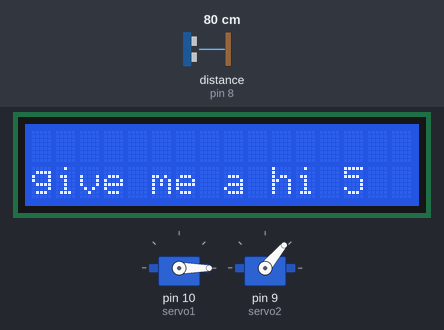
A sketch run on a simulated Arduino Uno, built with avr-gcc and run on an emulated ATmega328P. Parts: 16×2 character LCD, 2 × servo. Wiring (inferred from the names in the program): ultrasonic range finder: trigger pin 7; echo pin 8. The test bench sets the inputs (shaded band); at power-on: distance to the obstacle (sensor on pin 8) 80 cm. The echo pulse lasts 58.3 µs per cm; what the sketch prints to the serial monitor is not drawn.

Above: at 1.2 s.
1.3 s: distance to the obstacle (sensor on pin 8) set to 2 cm
At 1.9 s:
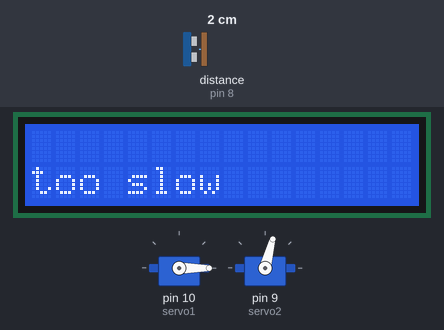
2.8 s: distance to the obstacle (sensor on pin 8) set to 35 cm
At 3.3 s:
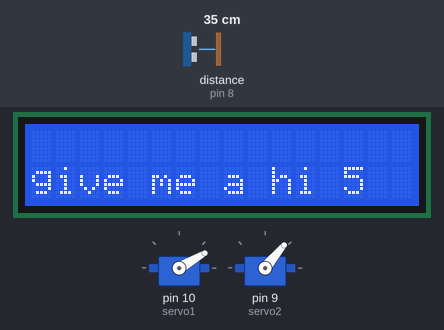
5.8 s: distance to the obstacle (sensor on pin 8) set to 4 cm
At 6.4 s:
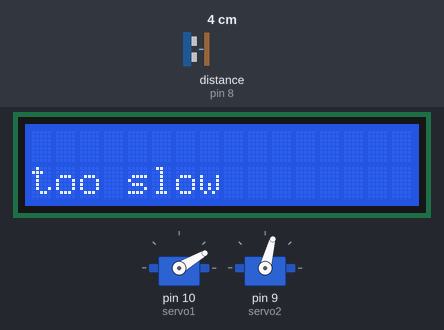
7.3 s: distance to the obstacle (sensor on pin 8) set to 60 cm
At 7.7 s:
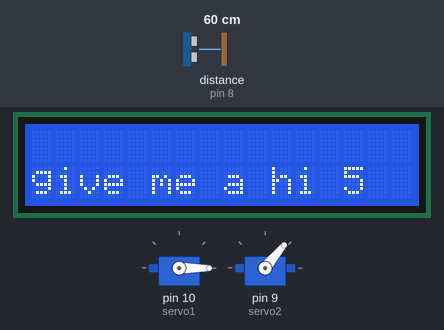
10.3 s: distance to the obstacle (sensor on pin 8) set to 9 cm
At 11.1 s:
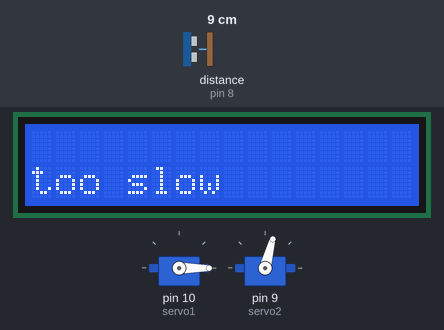
Timing chart, 0 to 12.8 s (numbered marks = the images above; inputs shaded):
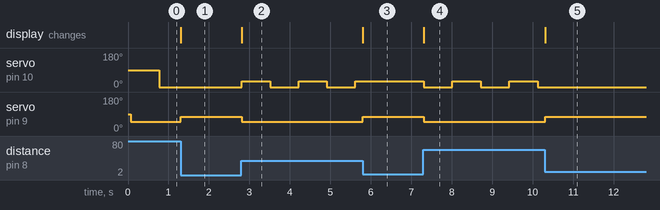

The sketch:

ServosLCD.ino
```cpp
#include <Servo.h>
#include <LiquidCrystal.h>

const int rs = 12, en = 11, d4 = 5, d5 = 4, d6 = 3, d7 = 2;
LiquidCrystal lcd(rs, en, d4, d5, d6, d7);

Servo servo1;
Servo servo2;

#define trigPin 7
#define echoPin 8

int angle = 0;
boolean isPresenceDetected = false;

long int t;

void setup() {
  lcd.begin(16, 2);
  Serial.begin(9600);
  servo1.attach(10);
  servo2.attach(9);
  pinMode(trigPin, OUTPUT);
  pinMode(echoPin, INPUT);

  t = millis();
}

void loop() {
   lcd.setCursor(0, 1);
  //put your main code here, to run repeatedly:

  if (isPresenceDetected == false) {
    lcd.print("give me a hi 5");
    if( millis() - t > 700){
      servo1.write(angle);
      t = millis();
      if (angle == 0) {
        angle = 30;
      } else {
        angle = 0;
      }
    }

    //Serial.println(angle);
//    delay(700);

    servo2.write(50);
  } else {
    servo2.write(75);
    Serial.println("yo");
    lcd.print("too slow      ");
  }


  long duration, distance;
  digitalWrite(trigPin, LOW);  // Added this line
  delayMicroseconds(2); // Added this line
  digitalWrite(trigPin, HIGH);
  delayMicroseconds(10); // Added this line
  digitalWrite(trigPin, LOW);
  duration = pulseIn(echoPin, HIGH);
  distance = (duration / 2) / 29.1;
  Serial.println(distance);

  if (distance < 20 && distance >= 0) {
    isPresenceDetected = true;

  }
  else {
    isPresenceDetected = false;
  }


}
```

Measured:
- after the input at 1.3 s, servo on pin 10 (servo1): stays 0° (without the input it goes to 30° after 0.17 s); servo on pin 9 (servo2): 50° → 75° at once; the display: changes at once (image 1)
- after the input at 2.8 s, servo on pin 10 (servo1): alternates 30° for 0.70 s and 0° for 0.70 s, starting at once; servo on pin 9 (servo2): 75° → 50° at once; the display: changes at once (image 2)
- after the input at 5.8 s, servo on pin 10 (servo1): stays 30° (without the input it goes to 0° after 0.52 s); servo on pin 9 (servo2): 50° → 75° at once; the display: changes at once (image 3)
- after the input at 7.3 s, servo on pin 10 (servo1): alternates 30° for 0.70 s and 0° for 0.70 s, starting at once; servo on pin 9 (servo2): 75° → 50° at once; the display: changes at once (image 4)
- after the input at 10.3 s, servo on pin 10 (servo1): stays 0° (without the input it goes to 30° after 0.53 s); servo on pin 9 (servo2): 50° → 75° at once; the display: changes at once (image 5)
